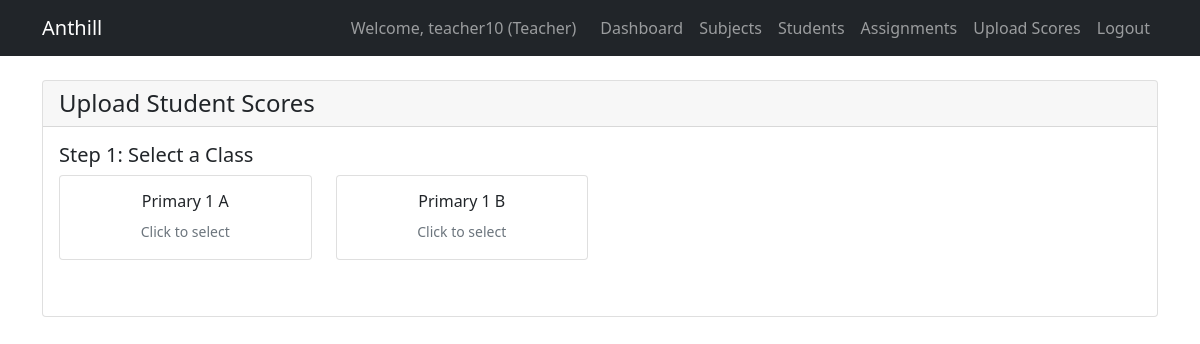
Screenshot of /academic/upload-scores/ (signed in) with the database file from the repository.
### users/models.py (models this page shows, shortened)
class User(AbstractUser):
    USER_TYPE_CHOICES = (
        ('super_admin', 'Super Admin'),
        ('senior_admin', 'Senior School Admin'),
        ('junior_admin', 'Junior School Admin'),
        ('teacher', 'Teacher'),
        ('student', 'Student'),
    )
    user_type = models.CharField(max_length=20, choices=USER_TYPE_CHOICES)
    phone = models.CharField(max_length=15, blank=True)
    profile_picture = models.ImageField(upload_to='profiles/', blank=True, null=True)
    city = models.CharField(max_length=100, blank=True)
    lga = models.CharField(max_length=100, blank=True)
    address = models.TextField(blank=True)
    school = models.ForeignKey(
        School,
        on_delete=models.CASCADE,
        related_name='users',
        null=True,
        blank=True
    )
    class Meta:
        unique_together = ['school', 'username']  # Username unique per school

### academic/models.py (models this page shows, shortened)
class ClassLevel(models.Model):
    LEVEL_CHOICES = (
        ('primary_1', 'Primary 1'),
        ('primary_2', 'Primary 2'),
        ('primary_3', 'Primary 3'),
        ('primary_4', 'Primary 4'),
        ('primary_5', 'Primary 5'),
        ('primary_6', 'Primary 6'),
        ('jss_1', 'JSS 1'),
        ('jss_2', 'JSS 2'),
        ('jss_3', 'JSS 3'),
        ('ss_1', 'SS 1'),
        ('ss_2', 'SS 2'),
        ('ss_3', 'SS 3'),
    )
    name = models.CharField(max_length=50)
    level = models.CharField(max_length=20, choices=LEVEL_CHOICES)  # Change to CharField
    description = models.TextField(blank=True)
    school = models.ForeignKey('schools.School', on_delete=models.CASCADE, null=True, related_name='academic_classes')
    class Meta:
        ordering = ['level']
        unique_together = ['name', 'school']

### academic/views.py (the view, shortened to what this page needs)
# urls.py: path('upload-scores/', views.upload_scores, name='upload_scores'),
@login_required
def upload_scores(request):
    try:
        print("=== UPLOAD SCORES - DETAILED DEBUG ===")
        print(f"User: {request.user.username}")
        print(f"User type: {request.user.user_type}")
        teacher = request.user.teacher
        print(f"Teacher: {teacher.user.get_full_name()} (ID: {teacher.id})")
        school = teacher.school
        print(f"School: {school.name} (ID: {school.id})")
        classes = ClassLevel.objects.filter(
            classsubject__teacher=teacher,
            school=school
        ).distinct()
        teacher_subjects = Subject.objects.filter(
            classsubject__teacher=teacher
        ).distinct()
        recent_results = Result.objects.filter(
            recorded_by=teacher
        ).select_related('student__user', 'subject', 'student__class_level').order_by('-date_taken')[:10]
        context = {
            'school': school,
            'classes': classes,
            'teacher_subjects': teacher_subjects,
            'recent_results': recent_results,
        }
        print("=== RENDERING TEMPLATE ===")
        return render(request, 'academic/upload_scores.html', context)
    except Exception as e:
        print(f"=== EXCEPTION in upload_scores ===")
        print(f"Error: {str(e)}")
        import traceback
        print(traceback.format_exc())
        if request.method == 'POST' and request.content_type == 'application/json':
            return JsonResponse({
                'success': False,
                'error': str(e)
            })
        return render(request, 'academic/upload_scores.html', {
            'school': None,
            'classes': [],
            'teacher_subjects': [],
        })

### templates/academic/upload_scores.html (shortened to what this page needs)
{% extends 'base.html' %}
{% block content %}
<div class="container mt-4">
    <div class="row">
        <div class="col-md-12">
            <div class="card">
                <div class="card-header">
                    <h4 class="mb-0">Upload Student Scores</h4>
                </div>
                <div class="card-body">
                    <div id="step1" class="mb-4">
                        <h5>Step 1: Select a Class</h5>
                        <div class="row">
                            {% for class in classes %}
                            <div class="col-md-3 mb-3">
                                <div class="card class-card" data-class-id="{{ class.id }}">
                                    <div class="card-body text-center">
                                        <h6>{{ class.name }}</h6>
                                        <small class="text-muted">Click to select</small>
                                    </div>
                                </div>
                            </div>
                            {% empty %}
                            <div class="col-12">
                                <div class="alert alert-warning">No classes available</div>
                            </div>
                            {% endfor %}
                        </div>
                    </div>
                </div>
            </div>
        </div>
    </div>
</div>
{% endblock %}

### templates/base.html (shortened to what this page needs)
{% load user_tags %}
<!DOCTYPE html>
<html lang="en">
<head>
    <link href="https://cdn.jsdelivr.net/npm/bootstrap@5.1.3/dist/css/bootstrap.min.css" rel="stylesheet">
</head>
<body>
    {% block navbar %}
<nav class="navbar navbar-expand-lg navbar-dark bg-dark">
    <div class="container">
        <a class="navbar-brand" href="{% url 'homepage' %}">Anthill</a>
        <div class="navbar-nav ms-auto">
            {% if user.is_authenticated %}
                <span class="navbar-text me-3">
                    Welcome, {{ user.username }} ({{ user.get_user_type_display }})
                </span>
                {% if user.user_type == 'super_admin' %}
                    <a class="nav-link" href="/admin/">Admin Panel</a>
                    <a class="nav-link" href="{% url 'schools:admin_analytics' %}">Analytics</a>
                    <a class="nav-link" href="{% url 'schools:search' %}">Search</a>
                {% elif user.user_type == 'teacher' %}
                    <a class="nav-link" href="{% url 'users:teacher_dashboard' %}">Dashboard</a>
                    <a class="nav-link" href="{% url 'academic:teacher_subjects' %}">Subjects</a>
                    <a class="nav-link" href="{% url 'academic:teacher_students' %}">Students</a>
                    <a class="nav-link" href="{% url 'academic:teacher_assignments' %}">Assignments</a>
                    <a class="nav-link" href="{% url 'academic:upload_scores' %}">Upload Scores</a>
                {% endif %}
                <a class="nav-link" href="{% url 'users:logout' %}">Logout</a>
            {% else %}
                <a class="nav-link" href="{% url 'users:register' %}">Register</a>
                <a class="nav-link" href="{% url 'users:login' %}">Login</a>
                <a class="nav-link" href="{% url 'contact_us' %}">Contact Us</a>
            {% endif %}
        </div>
    </div>
</nav>
{% endblock %}
    {% block content %}
    {% endblock %}
</body>
</html>

### templates/academic/upload_scores.html (style rules this page uses)
.class-card, .subject-card { cursor: pointer; transition: all 0.2s; }

### rows the page displays
User: username "teacher10", user_type "Teacher"
ClassLevel: name "Primary 1 A"
ClassLevel: name "Primary 1 B"
